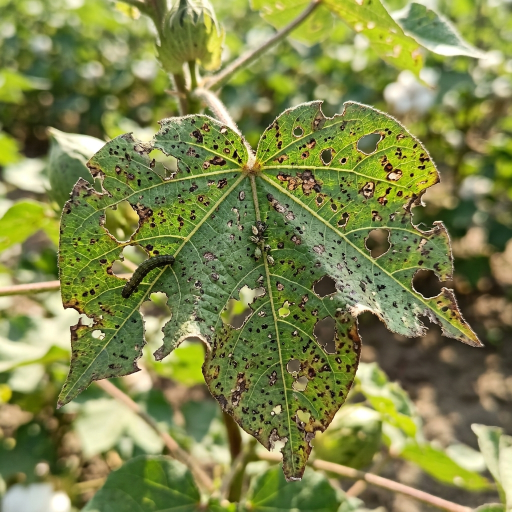
#> input picture samples/cotton_pest_damage.png, 1024 x 1024 px (shown at 1/2 size)
$ python -i image_processor.py   (imports and definitions only)
#> lines starting #> are read from the running program, lines starting #| are printed output that depends on the picture
import cv2
import numpy as np
from PIL import Image

class ImageProcessor:
    def __init__(self, target_size=(224, 224)):
        self.target_size = target_size
        # ImageNet mean and std
        self.mean = np.array([0.485, 0.456, 0.406], dtype=np.float32)
        self.std = np.array([0.229, 0.224, 0.225], dtype=np.float32)

    def load_image(self, path):
        """Load image as RGB numpy array."""
#> called with path = '../../samples/cotton_pest_damage.png'
        image = Image.open(path).convert('RGB')
#> image is the input picture: PIL image 1024x1024 RGB; mean R, G, B 127.6, 134.6, 75.6
        return np.array(image)

    def resize(self, image):
        """Resize image to target size."""
        return cv2.resize(image, self.target_size, interpolation=cv2.INTER_AREA)
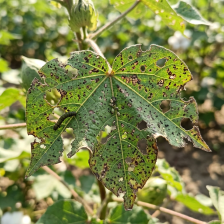
#> returned value: shape (224, 224, 3); mean of channels 0, 1, 2 127.6, 134.6, 75.6; drawn as R, G, B

    def normalize(self, image):
        """Normalize image pixel values in [0, 1] using ImageNet stats."""
        # Convert to float32 in [0, 1]
        img_float = image.astype(np.float32) / 255.0
        normalized = (img_float - self.mean) / self.std
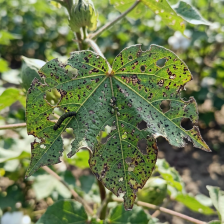
#> normalized: shape (224, 224, 3) float32; mean R, G, B 0.0672, 0.32, -0.487; drawn with min black and max white
        return normalized

    def extract_patches(self, image, patch_size=32):
        """
        Extract non-overlapping patches from the image.
        Returns a grid of patches for Swin Transformer patch embedding demonstration.
        """
#> called with patch_size = 32
        h, w, c = image.shape
#> h = 224; w = 224; c = 3
        patches = []
        for i in range(0, h, patch_size):
            for j in range(0, w, patch_size):
                patch = image[i:i+patch_size, j:j+patch_size]
                if patch.shape[0] == patch_size and patch.shape[1] == patch_size:
                    patches.append(patch)
#> after the loop, patches = 49 items
        return patches

    def preprocess_pipeline(self, path):
        """Execute the full preprocessing pipeline on an image path."""
        raw_img = self.load_image(path)
        resized_img = self.resize(raw_img)
        normalized_img = self.normalize(resized_img)
        patches = self.extract_patches(resized_img)
#> patches = 49 items
        return {
            "raw": raw_img,
            "resized": resized_img,
            "normalized": normalized_img,
            "patches": patches
        }

>>> result = ImageProcessor().preprocess_pipeline('../../samples/cotton_pest_damage.png')
#> result = 4 items

$ run again, on samples/healthy_crop.png
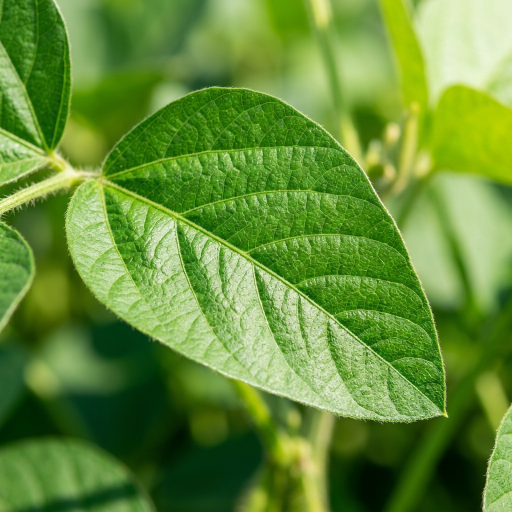
#> input picture samples/healthy_crop.png, 1024 x 1024 px (shown at 1/2 size)
#> in load_image, image is the input picture: PIL image 1024x1024 RGB; mean R, G, B 100.6, 141.4, 55.2
#> in resize, `return cv2.resize(image, self.target_size, interpolation=cv2.INTER_AREA)`:
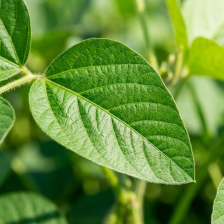
#> returned value: shape (224, 224, 3); mean of channels 0, 1, 2 100.6, 141.4, 55.2; drawn as R, G, B
#> after the loop in extract_patches, `for i in range(0, h, patch_size):`: patches = 49 items
#> result = 4 items

$ run again, on samples/rice_leaf_blight.png
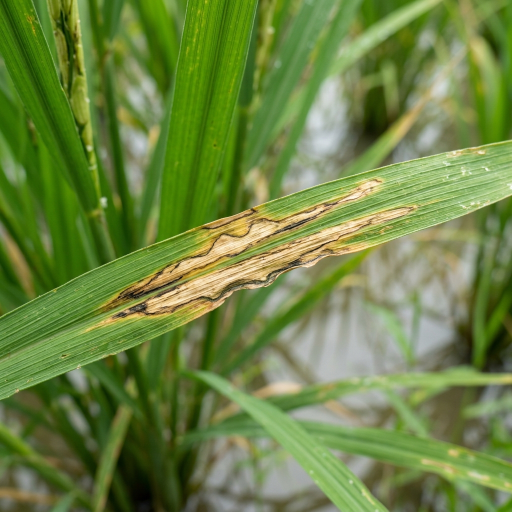
#> input picture samples/rice_leaf_blight.png, 1024 x 1024 px (shown at 1/2 size)
#> in load_image, image is the input picture: PIL image 1024x1024 RGB; mean R, G, B 108.9, 132.2, 66.7
#> in resize, `return cv2.resize(image, self.target_size, interpolation=cv2.INTER_AREA)`:
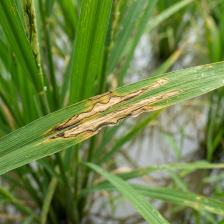
#> returned value: shape (224, 224, 3); mean of channels 0, 1, 2 108.9, 132.2, 66.7; drawn as R, G, B
#> in normalize, `normalized = (img_float - self.mean) / self.std`:
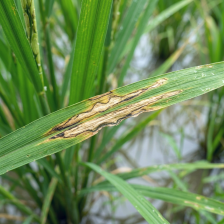
#> normalized: shape (224, 224, 3) float32; mean R, G, B -0.252, 0.278, -0.641; drawn with min black and max white
#> after the loop in extract_patches, `for i in range(0, h, patch_size):`: patches = 49 items
#> result = 4 items

$ run again, on samples/wheat_rust.png
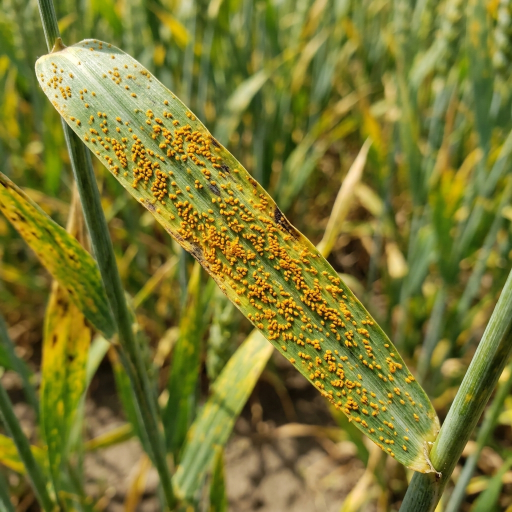
#> input picture samples/wheat_rust.png, 1024 x 1024 px (shown at 1/2 size)
#> in load_image, image is the input picture: PIL image 1024x1024 RGB; mean R, G, B 122.9, 120.7, 49.1
#> in resize, `return cv2.resize(image, self.target_size, interpolation=cv2.INTER_AREA)`:
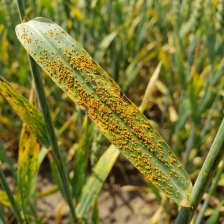
#> returned value: shape (224, 224, 3); mean of channels 0, 1, 2 122.9, 120.7, 49.1; drawn as R, G, B
#> after the loop in extract_patches, `for i in range(0, h, patch_size):`: patches = 49 items
#> result = 4 items
